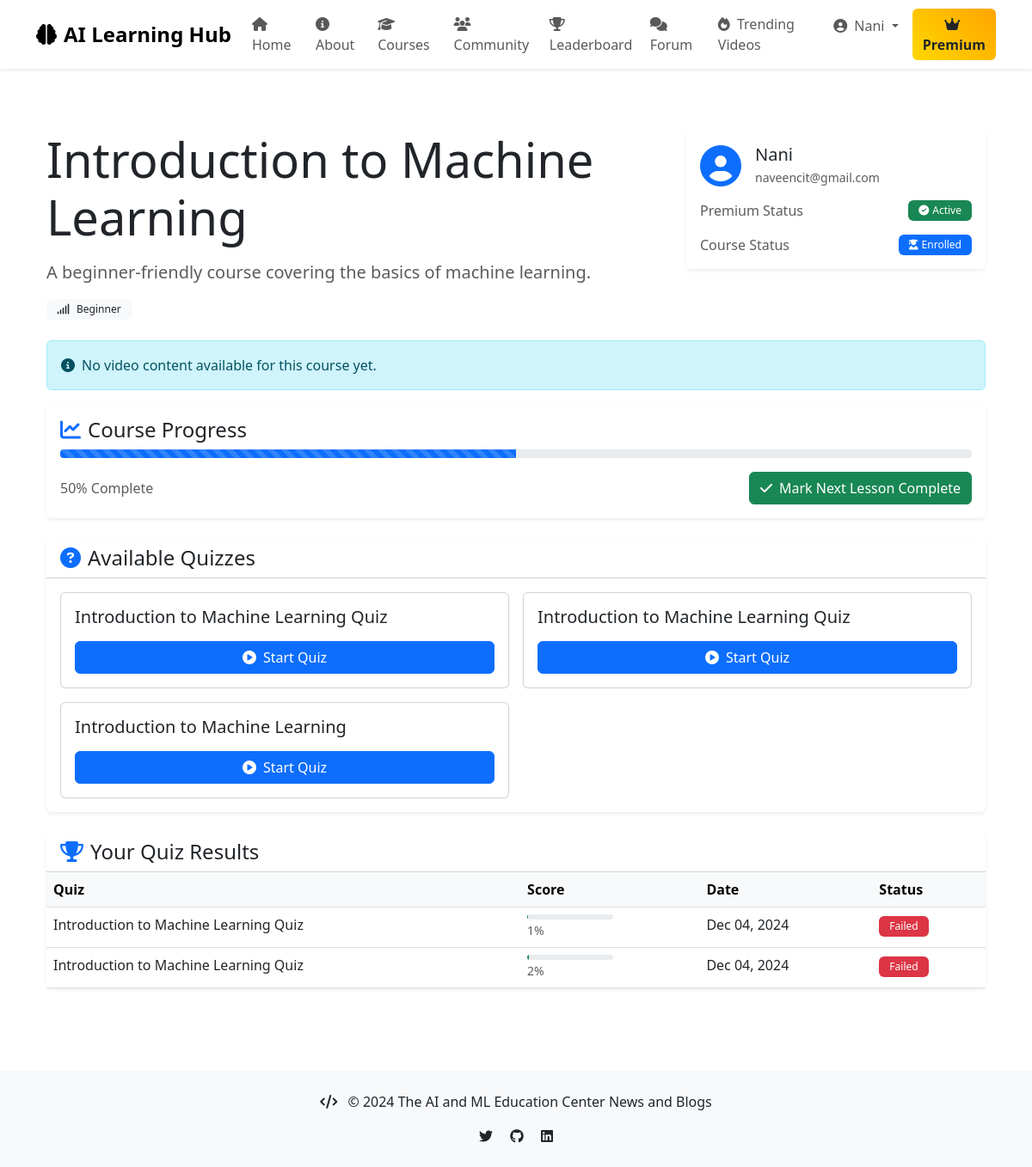
Screenshot of /course/introduction-to-machine-learning/ (signed in) with the database file from the repository.
### apps/models.py (models this page shows, shortened)
class Course(models.Model):
    title = models.CharField(max_length=200)
    description = models.TextField()
    video_url = models.URLField()
    difficulty = models.CharField(max_length=20, choices=[
        ('beginner', 'Beginner'),
        ('intermediate', 'Intermediate'),
        ('advanced', 'Advanced')
    ])
    is_premium = models.BooleanField(default=False)
    category = models.ForeignKey(Category, on_delete=models.CASCADE)
    slug = models.SlugField(null=True, blank=True)
    interests = models.ManyToManyField(
        Interest, related_name='courses', blank=True)  # New field

class UserCourseProgress(models.Model):
    user = models.ForeignKey(User, on_delete=models.CASCADE)
    course = models.ForeignKey(Course, on_delete=models.CASCADE)
    progress = models.IntegerField(default=0)  # Percentage of course completed
    completed = models.BooleanField(default=False)

class Quiz(models.Model):
    title = models.CharField(max_length=200)
    course = models.ForeignKey(
        Course, on_delete=models.CASCADE, null=True, blank=True)
    is_premium = models.BooleanField(default=False)

class UserQuizResult(models.Model):
    user = models.ForeignKey(User, on_delete=models.CASCADE)
    quiz = models.ForeignKey(Quiz, on_delete=models.CASCADE)
    score = models.IntegerField()
    completed_at = models.DateTimeField(auto_now_add=True)

### apps/views.py (the view, shortened to what this page needs)
# urls.py: path('course/<slug:slug>/', views.course_detail, name='course_detail'),
@login_required
def course_detail(request, slug):
    course_title = slug.replace('-', ' ')
    course = get_object_or_404(Course, title__iexact=course_title)
    try:
        user_profile = request.user.userprofile
    except UserProfile.DoesNotExist:
        return HttpResponse("Error: no user profile")
    if course.is_premium and not user_profile.has_premium_access():
        request.session['course_title'] = course_title
        return redirect('blog:subscription_required')
    progress, progress_created = UserCourseProgress.objects.get_or_create(
        user=request.user, course=course
    )
    video_ids = search_educational_videos(course.title)
    first_video_id = video_ids[0] if video_ids else None
    is_enrolled = UserCourseEnrollment.objects.filter(
        user=request.user, course=course).exists()
    quizzes = Quiz.objects.filter(course=course)
    quiz_results = UserQuizResult.objects.filter(
        user=request.user, quiz__in=quizzes)
    return render(request, 'course_detail.html', {
        'course': course,
        'progress': progress,
        'is_enrolled': is_enrolled,
        'quizzes': quizzes,
        'first_video_id': first_video_id,
        'quiz_results': quiz_results,  # Pass the quiz results to the template
    })

### apps/models.py (called while the page is built)
    def has_premium_access(self):
        return self.subscription_status

### apps/views.py (called while the page is built)
def search_educational_videos(query):
    try:
        youtube = build(
            YOUTUBE_API_SERVICE_NAME,
            YOUTUBE_API_VERSION,
            developerKey=settings.YOUTUBE_API_KEY
        )
        request = youtube.search().list(
            q=query + ' tutorial',  # Add additional keywords to narrow down the search
            part='snippet',
            type='video',
            maxResults=5,
            videoCategoryId='27',
            safeSearch='strict'
        )
        response = request.execute()
        return [item['id']['videoId'] for item in response.get('items', [])]
    except HttpError as e:
        error_reason = e.content.decode("utf-8")
        print(f"YouTube API Error: {error_reason}")
        return []

### apps/templates/course_detail.html (shortened to what this page needs)
{% extends 'base.html' %}
{% block content %}
<div class="container py-5">
    <div class="row mb-4">
        <div class="col-lg-8">
            <h1 class="display-4 mb-3">{{ course.title }}</h1>
            <p class="lead text-muted">{{ course.description }}</p>
            <div class="d-flex align-items-center gap-3">
                <span class="badge bg-light text-dark">
                    <i class="fas fa-signal me-2"></i>{{ course.get_difficulty_display }}
                </span>
            </div>
        </div>
        <div class="col-lg-4">
            <div class="card border-0 shadow-sm">
                <div class="card-body">
                    <div class="d-flex align-items-center mb-3">
                        <div class="avatar-lg me-3">
                            <i class="fas fa-user-circle fa-3x text-primary"></i>
                        </div>
                        <div>
                            <h5 class="card-title mb-1">{{ request.user.username }}</h5>
                            <p class="text-muted small mb-0">{{ request.user.email }}</p>
                        </div>
                    </div>
                    <div class="d-flex justify-content-between align-items-center mb-3">
                        <span class="text-muted">Premium Status</span>
                        {% if request.user.userprofile.subscription_status %}
                        <span class="badge bg-success">
                            <i class="fas fa-check-circle me-1"></i>Active
                        </span>
                        {% else %}
                        <span class="badge bg-secondary">
                            <i class="fas fa-times-circle me-1"></i>Inactive
                        </span>
                        {% endif %}
                    </div>
                    <div class="d-flex justify-content-between align-items-center">
                        <span class="text-muted">Course Status</span>
                        {% if is_enrolled %}
                        <span class="badge bg-primary">
                            <i class="fas fa-user-graduate me-1"></i>Enrolled
                        </span>
                        {% else %}
                        <span class="badge bg-danger">
                            <i class="fas fa-user-times me-1"></i>Not Enrolled
                        </span>
                        {% endif %}
                    </div>
                </div>
            </div>
        </div>
    </div>
    {% if first_video_id %}
    <div class="card border-0 shadow-sm mb-4">
        <div class="ratio ratio-16x9">
            <iframe src="https://www.youtube.com/embed/{{ first_video_id }}"
                    allowfullscreen></iframe>
        </div>
    </div>
    {% else %}
    <div class="alert alert-info">
        <i class="fas fa-info-circle me-2"></i>No video content available for this course yet.
    </div>
    {% endif %}
    {% if is_enrolled %}
    <div class="card border-0 shadow-sm mb-4">
        <div class="card-body">
            <h4 class="card-title">
                <i class="fas fa-chart-line text-primary me-2"></i>Course Progress
            </h4>
            <div class="progress mb-3" style="height: 10px;">
                <div class="progress-bar progress-bar-striped progress-bar-animated"
                     role="progressbar" style="width: {{ progress.progress }}%;">
                </div>
            </div>
            <div class="d-flex justify-content-between align-items-center">
                <span class="text-muted">{{ progress.progress }}% Complete</span>
                <form method="POST" action="{% url 'blog:update_progress' course_id=course.id %}">
                    <button type="submit" class="btn btn-success">
                        <i class="fas fa-check me-2"></i>Mark Next Lesson Complete
                    </button>
                </form>
            </div>
        </div>
    </div>
    {% if quizzes %}
    <div class="card border-0 shadow-sm mb-4">
        <div class="card-header bg-white">
            <h4 class="card-title mb-0">
                <i class="fas fa-question-circle text-primary me-2"></i>Available Quizzes
            </h4>
        </div>
        <div class="card-body">
            <div class="row g-3">
                {% for quiz in quizzes %}
                <div class="col-md-6">
                    <div class="card h-100">
                        <div class="card-body">
                            <h5 class="card-title">{{ quiz.title }}</h5>
                            <form method="POST" class="mt-3">
                                <button type="submit" class="btn btn-primary w-100">
                                    <i class="fas fa-play-circle me-2"></i>Start Quiz
                                </button>
                            </form>
                        </div>
                    </div>
                </div>
                {% endfor %}
            </div>
        </div>
    </div>
    {% endif %}
    {% if quiz_results %}
    <div class="card border-0 shadow-sm">
        <div class="card-header bg-white">
            <h4 class="card-title mb-0">
                <i class="fas fa-trophy text-primary me-2"></i>Your Quiz Results
            </h4>
        </div>
        <div class="table-responsive">
            <table class="table table-hover mb-0">
                <thead class="table-light">
                    <tr>
                        <th>Quiz</th>
                        <th>Score</th>
                        <th>Date</th>
                        <th>Status</th>
                    </tr>
                </thead>
                <tbody>
                    {% for result in quiz_results %}
                    <tr>
                        <td>{{ result.quiz.title }}</td>
                        <td>
                            <div class="progress" style="width: 100px; height: 6px;">
                                <div class="progress-bar  bg-success" role="progressbar"
                                     style="width: {{ result.score }}%"></div>
                            </div>
                            <small class="text-muted">{{ result.score }}%</small>
                        </td>
                        <td>{{ result.completed_at|date:"M d, Y" }}</td>
                        <td>
                            {% if result.score >= 70 %}
                            <span class="badge bg-success">Passed</span>
                            {% else %}
                            <span class="badge bg-danger">Failed</span>
                            {% endif %}
                        </td>
                    </tr>
                    {% endfor %}
                </tbody>
            </table>
        </div>
    </div>
    {% endif %}
    {% endif %}
</div>
{% endblock %}

### apps/templates/base.html (shortened to what this page needs)
<!DOCTYPE html>
<html lang="en">
<head>
    <link href="https://cdn.jsdelivr.net/npm/bootstrap@5.3.0/dist/css/bootstrap.min.css" rel="stylesheet">
    <link href="https://cdnjs.cloudflare.com/ajax/libs/font-awesome/6.4.0/css/all.min.css" rel="stylesheet">
</head>
<body>
<nav class="navbar navbar-expand-lg navbar-light bg-white">
    <div class="container">
        <a class="navbar-brand" href="/">
            <i class="fas fa-brain me-2"></i>AI Learning Hub
        </a>
        <div class="collapse navbar-collapse" id="navbarNav">
            <ul class="navbar-nav me-auto mb-2 mb-lg-0">
                <li class="nav-item">
                    <a class="nav-link {% if request.path == '/' %}active{% endif %}" href="/">
                        <i class="fas fa-home me-1"></i> Home
                    </a>
                </li>
                <li class="nav-item">
                    <a class="nav-link {% if request.path == '/about/' %}active{% endif %}" href="/about/">
                        <i class="fas fa-info-circle me-1"></i> About
                    </a>
                </li>
                <li class="nav-item">
                    <a class="nav-link {% if request.path == '/courses/' %}active{% endif %}" href="/courses/">
                        <i class="fas fa-graduation-cap me-1"></i> Courses
                    </a>
                </li>
                <li class="nav-item">
                    <a class="nav-link {% if request.path == '/blog/' %}active{% endif %}" href="/blog/">
                        <i class="fas fa-users me-1"></i> Community
                    </a>
                </li>
                <li class="nav-item">
                    <a class="nav-link {% if request.path == '/leaderboard/' %}active{% endif %}" href="{% url 'blog:leaderboard' %}">
                        <i class="fas fa-trophy me-1"></i> Leaderboard
                    </a>
                </li>
                <li class="nav-item">
                    <a class="nav-link {% if request.path == '/forum/' %}active{% endif %}" href="{% url 'blog:forum_list' %}">
                        <i class="fas fa-comments me-1"></i> Forum
                    </a>
                </li>
                <li class="nav-item">
                    <a class="nav-link {% if request.path == '/trending-videos/' %}active{% endif %}" href="{% url 'blog:trending_videos' %}">
                        <i class="fas fa-fire me-1"></i> Trending Videos
                    </a>
                </li>
            </ul>
            <ul class="navbar-nav ms-auto">
                {% if user.is_authenticated %}
                    <li class="nav-item dropdown">
                        <a class="nav-link dropdown-toggle" href="#" id="navbarDropdown" role="button"
                           data-bs-toggle="dropdown" aria-expanded="false">
                            <i class="fas fa-user-circle me-1"></i> {{ user.username }}
                        </a>
                    </li>
                    {% if user.userprofile.has_premium_access %}
                        <li class="nav-item ms-lg-2 mt-2 mt-lg-0">
                            <span class="btn premium-badge">
                                <i class="fas fa-crown me-1"></i> Premium
                            </span>
                        </li>
                    {% else %}
                        <li class="nav-item ms-lg-2 mt-2 mt-lg-0">
                            <a href="{% url 'blog:upgrade_to_premium' %}" class="btn upgrade-btn text-white">
                                <i class="fas fa-star me-1"></i> Upgrade to Premium
                            </a>
                        </li>
                    {% endif %}
                {% else %}
                    <li class="nav-item mt-2 mt-lg-0">
                        <a href="{% url 'blog:register' %}" class="btn btn-primary">
                            <i class="fas fa-user-plus me-1"></i> Register
                        </a>
                    </li>
                {% endif %}
            </ul>
        </div>
    </div>
</nav>
<main class="container mt-4">
    {% block content %}{% endblock %}
</main>
<footer class="bg-light text-center p-4 mt-5">
    <div class="container">
        <div class="row">
            <div class="col-12">
                <p class="mb-0">
                    <i class="fas fa-code me-2"></i>
                    &copy; {% now "Y" %} The AI and ML Education Center News and Blogs
                </p>
                <div class="mt-3">
                    <a href="#" class="text-decoration-none text-dark mx-2">
                        <i class="fab fa-twitter"></i>
                    </a>
                    <a href="#" class="text-decoration-none text-dark mx-2">
                        <i class="fab fa-github"></i>
                    </a>
                    <a href="#" class="text-decoration-none text-dark mx-2">
                        <i class="fab fa-linkedin"></i>
                    </a>
                </div>
            </div>
        </div>
    </div>
</footer>
</body>
</html>

### apps/templates/base.html (style rules this page uses)
.navbar { box-shadow: 0 2px 4px rgba(0,0,0,.08); }
.navbar-brand { font-weight: 600; font-size: 1.5rem; }
.nav-link { font-weight: 500; transition: color 0.3s ease; }
.premium-badge { background: linear-gradient(45deg, #FFD700, #FFA500); border: none; font-weight: 600; }

### apps/templates/course_detail.html (style rules this page uses)
.avatar-lg { width: 48px; height: 48px; display: flex; align-items: center; justify-content: center; }
.progress { background-color: #e9ecef; border-radius: 0.25rem; }
.card { transition: transform 0.3s ease; }
.badge { padding: 0.5em 1em; font-weight: 500; }

### rows the page displays
Course: title "Introduction to Machine Learning", description "A beginner-friendly course covering the basics of machine learning.", difficulty "Beginner"
UserCourseProgress: progress "50"
Quiz: title "Introduction to Machine Learning Quiz"
Quiz: title "Introduction to Machine Learning Quiz"
Quiz: title "Introduction to Machine Learning"
UserQuizResult: quiz "Introduction to Machine Learning Quiz", score "1", completed_at "Dec 04, 2024", shows "Failed"
UserQuizResult: quiz "Introduction to Machine Learning Quiz", score "2", completed_at "Dec 04, 2024", shows "Failed"

### other values shown
{{ user.username }} "Nani"
{{ request.user.username }} "Nani"
{{ request.user.email }} "naveencit@gmail.com"
